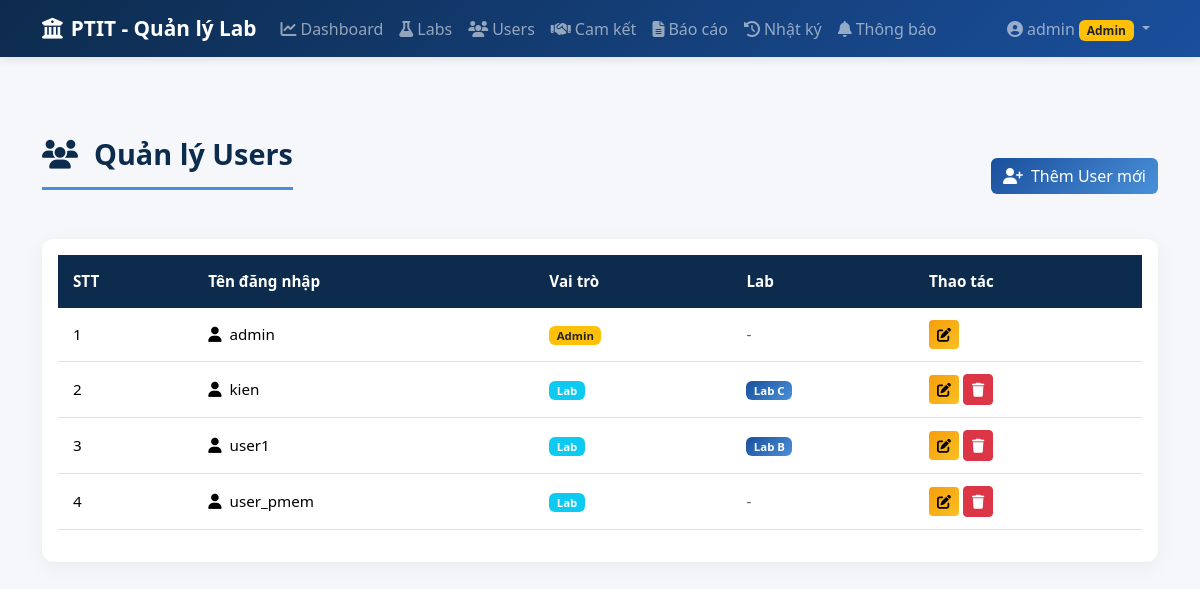
The app's page /users (signed in) with its own data.
### models.py (models this page shows, shortened)
class User(UserMixin, db.Model):
    __tablename__ = 'users'
    id = db.Column(db.Integer, primary_key=True)
    username = db.Column(db.String(50), unique=True, nullable=False)
    password_hash = db.Column(db.String(200), nullable=False)
    role = db.Column(db.String(20), nullable=False)  # 'admin' or 'lab'
    lab_id = db.Column(db.Integer, db.ForeignKey('labs.id', ondelete='SET NULL'), nullable=True)
    def is_admin(self):
        return self.role == 'admin'

class Lab(db.Model):
    __tablename__ = 'labs'
    id = db.Column(db.Integer, primary_key=True)
    name = db.Column(db.String(100), nullable=False)
    description = db.Column(db.Text)
    manager_name = db.Column(db.String(100))
    email = db.Column(db.String(100))
    created_at = db.Column(db.DateTime, default=datetime.utcnow)
    users = db.relationship('User', backref='lab', lazy=True)
    commitments = db.relationship('Commitment', backref='lab', lazy=True, cascade='all, delete-orphan')

### app.py (the view)
@app.route('/users')
@login_required
def users_list():
    if not current_user.is_admin():
        flash('Bạn không có quyền truy cập trang này.', 'danger')
        return redirect(url_for('dashboard'))
    users = User.query.order_by(User.username).all()
    return render_template('users/list.html', users=users)

### app.py (called while the page is built)
@login_manager.user_loader
def load_user(user_id):
    return User.query.get(int(user_id))

def get_csrf_token():
    return generate_csrf_token()

@app.before_request
def csrf_protect():
    if request.method in ('POST', 'PUT', 'DELETE'):
        if request.endpoint == 'login':
            return
        token = request.form.get('_csrf_token') or request.headers.get('X-CSRF-Token')
        if not validate_csrf_token(token):
            flash('Yêu cầu không hợp lệ (CSRF token không đúng). Vui lòng thử lại.', 'danger')
            return redirect(request.referrer or url_for('dashboard'))

### csrf_utils.py (called while the page is built)
def generate_csrf_token():
    from flask import session
    if '_csrf_token' not in session:
        session['_csrf_token'] = secrets.token_hex(32)
    return session['_csrf_token']

### templates/users/list.html (shortened to what this page needs)
{% extends "base.html" %}
{% block content %}
<div class="d-flex justify-content-between align-items-center mb-4">
    <h1 class="page-title">
        <i class="fas fa-users me-3"></i>Quản lý Users
    </h1>
    <a href="{{ url_for('users_create') }}" class="btn btn-primary">
        <i class="fas fa-user-plus me-2"></i>Thêm User mới
    </a>
</div>
<div class="card">
    <div class="card-body">
        <div class="table-responsive">
            <table class="table table-hover">
                <thead>
                    <tr>
                        <th>STT</th>
                        <th>Tên đăng nhập</th>
                        <th>Vai trò</th>
                        <th>Lab</th>
                        <th>Thao tác</th>
                    </tr>
                </thead>
                <tbody>
                    {% for user in users %}
                    <tr>
                        <td>{{ loop.index }}</td>
                        <td>
                            <i class="fas fa-user me-2"></i>{{ user.username }}
                        </td>
                        <td>
                            {% if user.is_admin() %}
                            <span class="badge bg-warning text-dark">Admin</span>
                            {% else %}
                            <span class="badge bg-info">Lab</span>
                            {% endif %}
                        </td>
                        <td>
                            {% if user.lab %}
                            <span class="badge bg-lab">{{ user.lab.name }}</span>
                            {% else %}
                            <span class="text-muted">-</span>
                            {% endif %}
                        </td>
                        <td>
                            <a href="{{ url_for('users_edit', user_id=user.id) }}"
                               class="btn btn-sm btn-warning">
                                <i class="fas fa-edit"></i>
                            </a>
                            {% if user.id != current_user.id %}
                            <form method="POST" action="{{ url_for('users_delete', user_id=user.id) }}"
                                  style="display: inline;"
                                  onsubmit="return confirm('Bạn có chắc muốn xóa user &quot;{{ user.username }}&quot;?');">
                                <button type="submit" class="btn btn-sm btn-danger">
                                    <i class="fas fa-trash"></i>
                                </button>
                            </form>
                            {% endif %}
                        </td>
                    </tr>
                    {% endfor %}
                </tbody>
            </table>
        </div>
    </div>
</div>
{% endblock %}

### templates/base.html (shortened to what this page needs)
<!DOCTYPE html>
<html lang="vi">
<head>
    <link href="https://cdn.jsdelivr.net/npm/bootstrap@5.3.2/dist/css/bootstrap.min.css" rel="stylesheet">
    <link href="https://cdnjs.cloudflare.com/ajax/libs/font-awesome/6.5.1/css/all.min.css" rel="stylesheet">
    <link href="https://cdn.jsdelivr.net/npm/bootstrap-icons@1.11.2/font/bootstrap-icons.css" rel="stylesheet">
    <link href="{{ url_for('static', filename='css/style.css') }}" rel="stylesheet">
</head>
<body>
    {% if current_user.is_authenticated %}
    <nav class="navbar navbar-expand-lg navbar-dark bg-ptit">
        <div class="container">
            <a class="navbar-brand" href="{{ url_for('dashboard') }}">
                <i class="fas fa-university me-2"></i>PTIT - Quản lý Lab
            </a>
            <div class="collapse navbar-collapse" id="navbarNav">
                <ul class="navbar-nav me-auto">
                    <li class="nav-item">
                        <a class="nav-link" href="{{ url_for('dashboard') }}">
                            <i class="fas fa-chart-line me-1"></i>Dashboard
                        </a>
                    </li>
                    {% if current_user.is_admin() %}
                    <li class="nav-item">
                        <a class="nav-link" href="{{ url_for('labs_list') }}">
                            <i class="fas fa-flask me-1"></i>Labs
                        </a>
                    </li>
                    <li class="nav-item">
                        <a class="nav-link" href="{{ url_for('users_list') }}">
                            <i class="fas fa-users me-1"></i>Users
                        </a>
                    </li>
                    {% endif %}
                    <li class="nav-item">
                        <a class="nav-link" href="{{ url_for('commitments_list') }}">
                            <i class="fas fa-handshake me-1"></i>Cam kết
                        </a>
                    </li>
                    {% if current_user.is_admin() %}
                    <li class="nav-item">
                        <a class="nav-link" href="{{ url_for('reports') }}">
                            <i class="fas fa-file-alt me-1"></i>Báo cáo
                        </a>
                    </li>
                    <li class="nav-item">
                        <a class="nav-link" href="{{ url_for('activity_logs') }}">
                            <i class="fas fa-history me-1"></i>Nhật ký
                        </a>
                    </li>
                    {% endif %}
                    <li class="nav-item">
                        <a class="nav-link position-relative" href="{{ url_for('notifications') }}">
                            <i class="fas fa-bell me-1"></i>Thông báo
                        </a>
                    </li>
                </ul>
                <ul class="navbar-nav">
                    <li class="nav-item dropdown">
                        <a class="nav-link dropdown-toggle" href="#" data-bs-toggle="dropdown">
                            <i class="fas fa-user-circle me-1"></i>{{ current_user.username }}
                            {% if current_user.is_admin() %}
                            <span class="badge bg-warning text-dark">Admin</span>
                            {% else %}
                            <span class="badge bg-info">Lab</span>
                            {% endif %}
                        </a>
                    </li>
                </ul>
            </div>
        </div>
    </nav>
    {% endif %}
    <main class="{% if current_user.is_authenticated %}main-content{% endif %}">
        <div class="container">
            {% block content %}{% endblock %}
        </div>
    </main>
</body>
</html>

### static/css/style.css (style rules this page uses)
:root { --ptit-blue: #1a4f9c; --ptit-light-blue: #4a90d9; --ptit-dark: #0d2b4d; }
body { background-color: #f5f7fa; font-family: 'Segoe UI', Tahoma, Geneva, Verdana, sans-serif; min-height: 100vh; }
.main-content { padding-top: 80px; padding-bottom: 40px; }
.navbar.bg-ptit { background: linear-gradient(135deg, var(--ptit-dark) 0%, var(--ptit-blue) 100%); box-shadow: 0 2px 10px rgba(0,0,0,0.1); }
.navbar-brand { font-weight: 700; font-size: 1.3rem; }
.nav-link { font-weight: 500; transition: all 0.3s; }
.page-title { font-size: 1.8rem; font-weight: 700; color: var(--ptit-dark); margin-bottom: 25px; padding-bottom: 15px; border-bottom: 3px solid var(--ptit-light-blue); }
.table { font-size: 0.95rem; }
.table thead th { background-color: var(--ptit-dark); color: white; font-weight: 600; border: none; padding: 15px; }
.table tbody td { vertical-align: middle; padding: 12px 15px; }
.badge.bg-lab { background: linear-gradient(135deg, var(--ptit-blue), var(--ptit-light-blue)) !important; }
.card { border: none; border-radius: 12px; box-shadow: 0 5px 20px rgba(0,0,0,0.05); }
.btn-primary { background: linear-gradient(135deg, var(--ptit-blue), var(--ptit-light-blue)); border: none; }
.btn-warning { background: linear-gradient(135deg, #f59e0b, #fbbf24); border: none; }

### records on screen
User: username "admin", role "Admin"
User: username "kien", role "Lab", lab.name "Lab C"
User: username "user1", role "Lab", lab.name "Lab B"
User: username "user_pmem", role "Lab"
